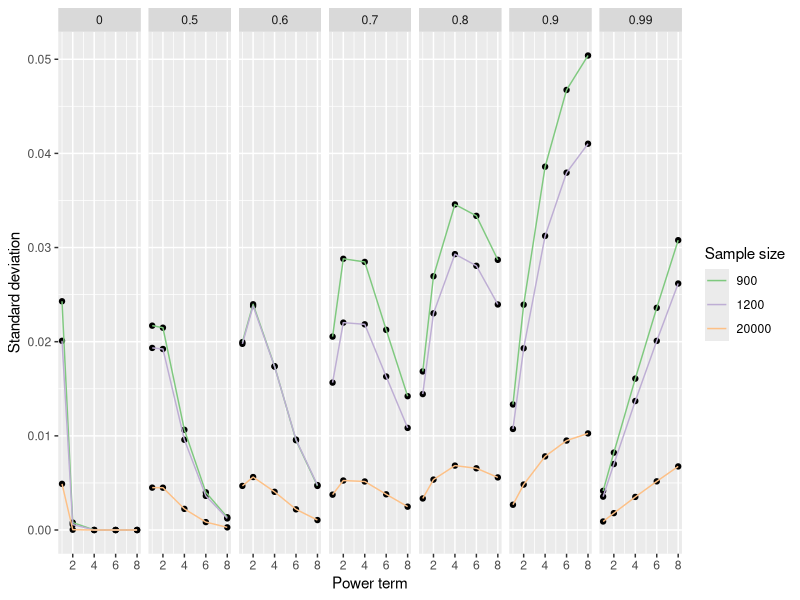
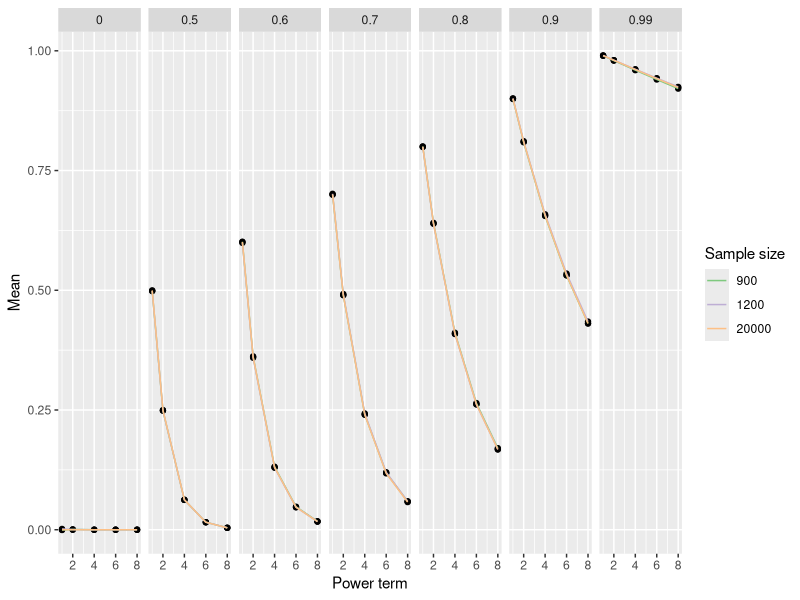
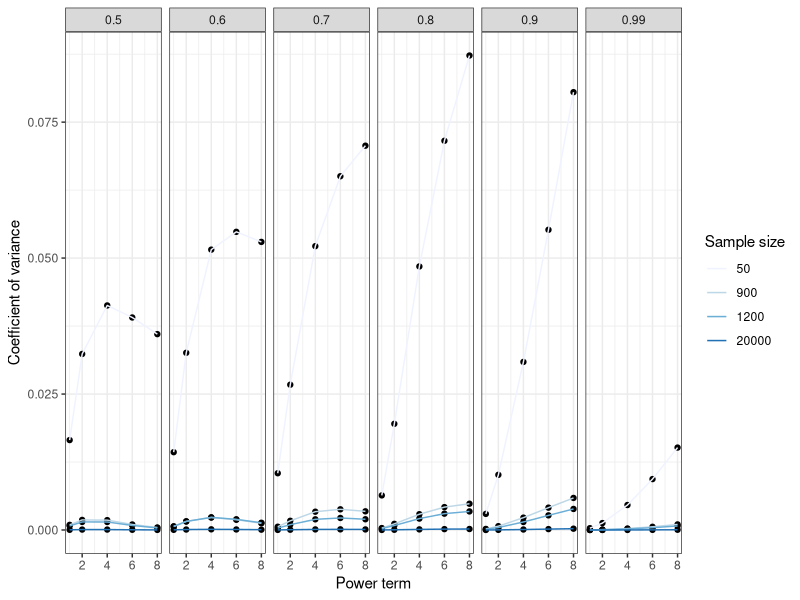
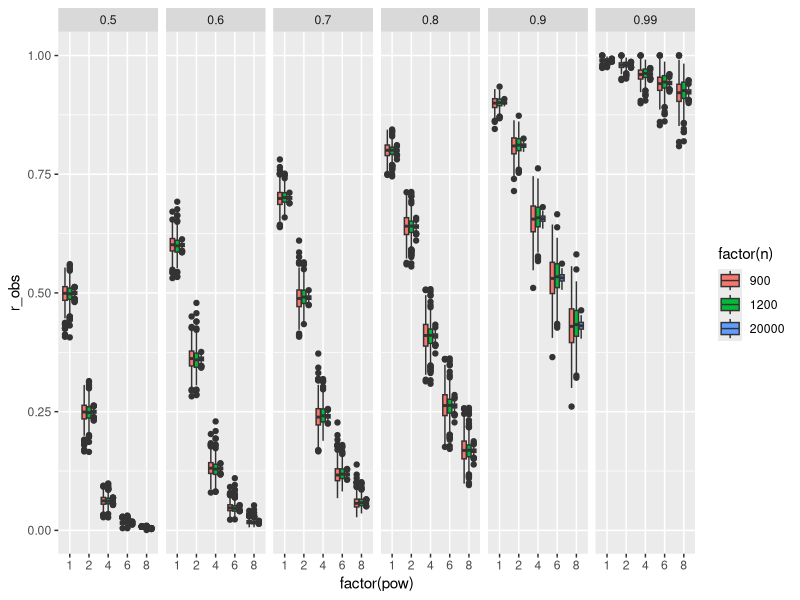
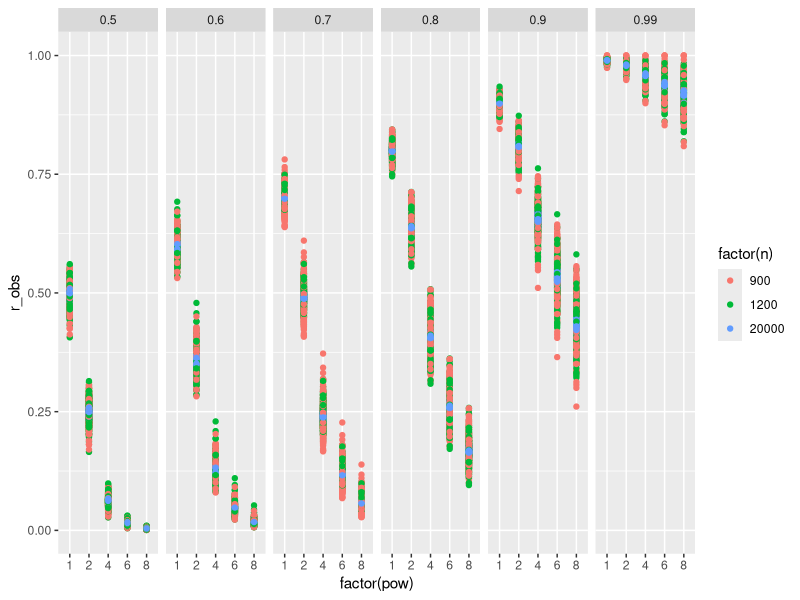
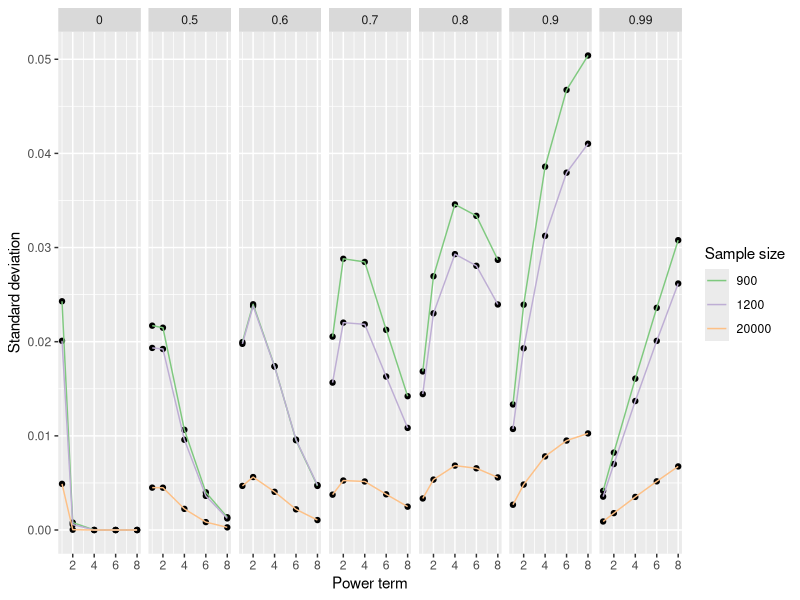
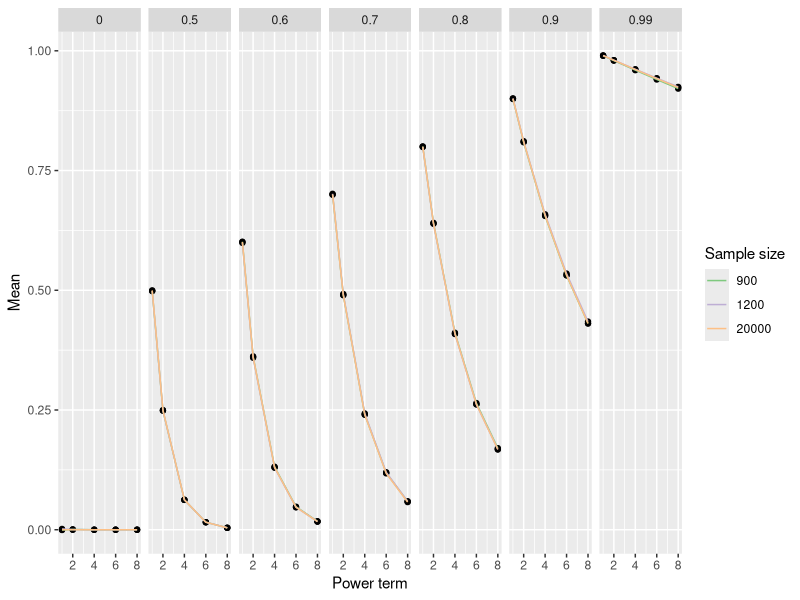

These charts were generated, in order, by the following R code:
# Simulate some intermediate frequency SNPs with known R
# Calculate empirical R
# Calculate sampling variance
# Calculate empirical R^8
# Calculate sampling variance of R^8


# r = (x11 - p1q1) / sqrt(p1q1p2q2)
# r = (x12 - p1q2) / sqrt(p1q1p2q2)

# given p1, q1, r we can calculate expected x11, x12, x21, x22


library(plyr)
library(ggplot2)


#=================================================================#


sampleSnp <- function(r, n, p1, q1)
{
	p2 <- 1 - p1
	q2 <- 1 - q1

	x11 <- r * sqrt(p1*q1*p2*q2) + p1*q1
	x12 <- p1*q2 - r * sqrt(p1*q1*p2*q2)
	x21 <- p2*q1 - r * sqrt(p1*q1*p2*q2)
	x22 <- r * sqrt(p1*q1*p2*q2) + p2*q2

	xs <- c(x11, x12, x21, x22)

	if(any(xs < 0))
	{
		return(NA)
	}

	x <- sample(1:4, n*2, replace=T, prob=xs)
	
	p1 <- (sum(x == 1) + sum(x == 2)) / (n*2)
	p2 <- (sum(x == 3) + sum(x == 4)) / (n*2)
	q1 <- (sum(x == 1) + sum(x == 3)) / (n*2)
	q2 <- (sum(x == 2) + sum(x == 4)) / (n*2)
	
	r_obs <- (sum(x == 1)/(n*2) - p1*q1) / sqrt(p1*q1*p2*q2)
	
	return(r_obs)
}


doSim <- function(param)
{
	for(i in 1:nrow(param))
	{
		param$r_obs[i] <- with(param, sampleSnp(r[i], n[i], p1[i], q1[i]))
	}
	return(param)
}


#=================================================================#

# Create parameters
param <- expand.grid(
	r = c(0, 0.5, 0.6, 0.7, 0.8, 0.9, 0.99), 
	n = c(50, 900, 1200, 20000), 
	p1 = c(0.1, 0.2, 0.3, 0.4, 0.5), 
	q1 = c(0.1, 0.2, 0.3, 0.4, 0.5), 
	sim = 1:50, r_obs = NA
)
param <- subset(param, p1 >= q1)

# Run simulations
param <- doSim(param)


#=================================================================#


# Summarise results
p <- subset(param, !is.na(r_obs), select=c(r, r_obs, n, p1, q1))
ps <- rbind(p, p, p, p, p)
ps$pow <- rep(c(1,2,4,6,8), each=nrow(p))
ps$r_obs <- ps$r_obs^ps$pow

ps_summary <- ddply(subset(ps), .(pow, r, n), summarise, 
	N    = length(r_obs),
	sd   = sd(r_obs),
	se   = sd(r_obs) / sqrt(length(r_obs)),
	qu1  = quantile(r_obs, prob=0.25, na.rm=T),
	mean = mean(r_obs),
	qu3  = quantile(r_obs, prob=0.75, na.rm=T)	
)

subset(ps_summary, r==0.5 & pow==2)

#=================================================================#

# Plot
ggplot(subset(ps_summary, n > 100), aes(x = pow, y = sd)) +
geom_point() +
geom_line(aes(colour=factor(n))) +
facet_grid(. ~ r) + 
labs(x = "Power term", y = "Standard deviation", colour = "Sample size") +
scale_colour_brewer(type="qual")
ggsave(file="~/repo/eQTL-2D/analysis/images/ld_sampling_sd.pdf", width=10, height=6)

ggplot(subset(ps_summary, n > 100), aes(x = pow, y = mean)) +
geom_point() +
geom_line(aes(colour=factor(n))) +
facet_grid(. ~ r) + 
labs(x = "Power term", y = "Mean", colour = "Sample size") +
scale_colour_brewer(type="qual")
ggsave(file="~/repo/eQTL-2D/analysis/images/ld_sampling_mean.pdf", width=10, height=6)

ggplot(subset(ps_summary, r != 0), aes(x = pow, y = sd^2 / mean)) +
geom_point() +
geom_line(aes(colour=factor(n))) +
facet_grid(. ~ r) + 
labs(x = "Power term", y = "Coefficient of variance", colour = "Sample size") +
scale_colour_brewer() +
theme_bw()

ggplot(subset(ps, r != 0 & n > 100), aes(y = r_obs, x = factor(pow))) +
geom_boxplot(aes(fill = factor(n))) +
facet_grid( . ~ r)

ggplot(subset(ps, r != 0 & n > 100), aes(y = r_obs, x = factor(pow))) +
geom_point(aes(colour = factor(n)), position="dodge") +
facet_grid( . ~ r)
